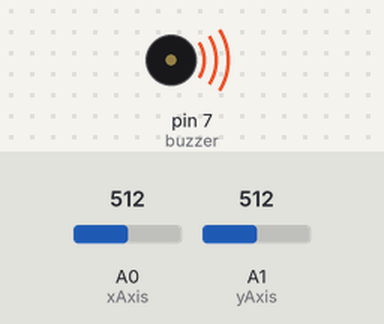
Bench run of a sketch on a simulated Arduino Uno, built with avr-gcc and run on an emulated ATmega328P. Shown: buzzer (waves = sounding). The test bench sets the inputs (shaded band); at power-on: A0 (xAxis) = 512, A1 (yAxis) = 512. What the sketch prints to the serial monitor is not drawn.

Above: at 0.1 s.
Timing chart, 0 to 28.9 s (numbered marks = the images above):
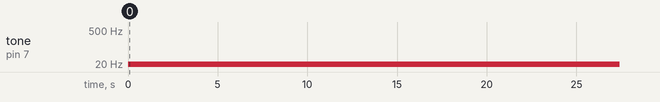

Measured:
- by itself, tone on pin 7 (buzzer): plays 10 Hz for 0.02 s, 9 Hz for 0.02 s, 9 Hz for 0.02 s, 9 Hz for 0.02 s, 9 Hz for 0.02 s, 9 Hz for 0.02 s … (901 notes in this stretch)

The sketch:

charging_happiness.ino
```cpp
/*
  expanded from AnalogReadSerial example code
  https://www.arduino.cc/en/Tutorial/BuiltInExamples/AnalogReadSerial
*/

int xAxis = A0;
int yAxis = A1;
// int button = 5;
int buzzer = 7;

int prevxValue = -100;
int prevyValue = -100;
int happy = 1000;

// the setup routine runs once when you press reset:
void setup() {
  // initialize serial communication at 9600 bits per second:
  Serial.begin(9600);
  prevxValue = analogRead(xAxis);
  prevyValue = analogRead(yAxis);
  // delay before next read
  delay(1);
}

// the loop routine runs over and over again forever:
void loop() {
  // read the values on the joystick
  int xValue = analogRead(xAxis);
  int yValue = analogRead(yAxis);
  int xDiff = getDiff(xValue, prevxValue);
  int yDiff = getDiff(yValue, prevyValue);

  if (happy < 20000 && (xDiff > 3 || yDiff > 3)) {
    happy+=10;
  }

  int purrPitch;
  if (happy > 0) {
    int diff = xDiff + yDiff;
    // the more you wiggle the stick the higher the pitch goes
    purrPitch = map (diff, 0, 1000, 0, 600);
    // the happier it is the higher the pitch is also
    // limited to 100 because otherwise its too screamy
    if (happy > 10000) {
      purrPitch = purrPitch + 100;
    } else {
      purrPitch = purrPitch + (happy / 100);
    }
    happy--;
  }

  prevxValue = xValue;
  prevyValue = yValue;
  if (happy > 1) {
  // pin, pitch, duration
    Serial.println(purrPitch);
    tone(buzzer, purrPitch, 20);
    delay(20);        // delay in between reads for stability
  // make sure the tone stops before the next one
    noTone(buzzer);
  }
  delay (10);
}

int getDiff(int a,int b) {
  return abs(a - b);
}
```
